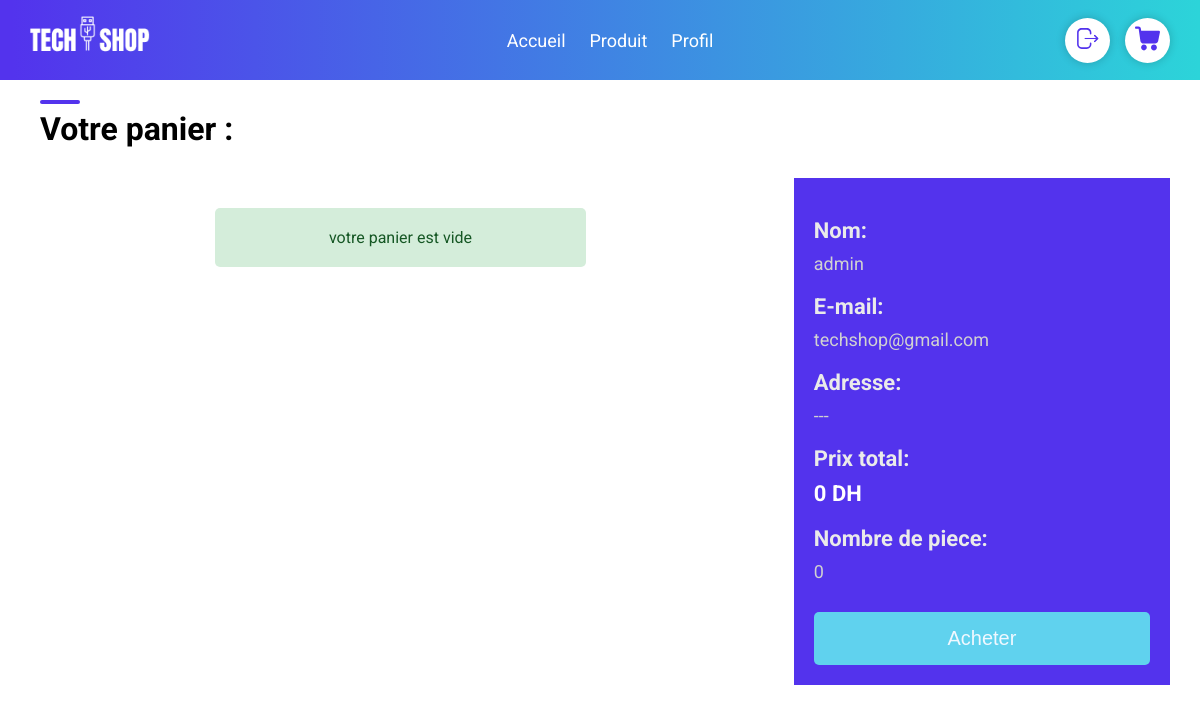
Page /page/panier.php (signed in) on the committed database.
### tables this page shows
CREATE TABLE `client` (
  `clientID` int(11) NOT NULL,
  `nom` varchar(255) NOT NULL,
  `prenom` varchar(255) NOT NULL,
  `address` varchar(255) NOT NULL,
  `email` varchar(255) NOT NULL,
  `mdp` varchar(255) NOT NULL,
  `autori` int(1) NOT NULL DEFAULT 0
);

### page/panier.php (the view, shortened to what this page needs)
<?php
    include '../includes/connect.php' ;
    $prixTotal = 0 ;
    $nbrPiece = 0 ;
    $id = $_SESSION["id"];
    $sql = "SELECT * FROM client WHERE clientID = '$id' ";
    $result = mysqli_query($conn, $sql);
    $user = mysqli_fetch_assoc($result) ;
    $msg ="votre panier est vide" ;
?>
<!DOCTYPE html>
<html lang="en">
<head>
    <link rel="stylesheet" href="../css/panier.css">
    <link rel="stylesheet" href="../css/responsive.css">
</head>
<body>
<?php include '../includes/navbar.php' ?>
        <section id="panier">
            <div class="container">
                <h1 class="heading"> Votre panier :</h1>
                <div class="rect">
                  <div class="product">
                    <?php
                    if (! isset ($_SESSION["panier"]))
                        echo "<p class='alert success'>" . $msg . "</p>";
                    else  {
                    foreach ($_SESSION["panier"] as $key => $value)
                    {
                        $sql = "SELECT * FROM produit WHERE prod_id = $key ";
                        $result = mysqli_query($conn, $sql);
                        $prod = mysqli_fetch_assoc($result) ;
                        $nbrPiece += $value ;
                        $prixTotal = $prixTotal + ( $value * $prod['prix'] ) ;
                    ?>
                      <div class="produit">
                              <img src="../assets/<?php echo $prod['src'] ;?>.png">
                              <h3><?php echo $prod['nom'] ;?></h3>
                              <p><?php echo $prod['prix'] ;?>dh</p>
                              <div class="nbr"> <?php echo $value ;?></div>
                      </div>
                    <?php }} ?>
                    </div>
                    <div class="fiche">
                        <h4>Nom:</h4>
                        <p><?php echo $user['nom'] ;?></p>
                        <h4>E-mail:</h4>
                        <p><?php echo $user['email'] ;?></p>
                        <h4>Adresse:</h4>
                        <p><?php echo $user['address'] ;?></p>
                        <h4>Prix total:</h4>
                        <p class="price_t"><?php echo $prixTotal ;?> DH </p>
                        <h4>Nombre de piece:</h4>
                        <p><?php echo $nbrPiece ;?></p>
                        <form method="POST" action="panier.php">
                            <input type="submit" value="Acheter" class="btn" name="buy">
                        </form>
                    </div>
                </div>
            </div>
        </section>
      </body>
</html>

### css/panier.css (style rules this page uses)
* { margin: 0; padding: 0; box-sizing: border-box; }
body { font-family: 'Roboto', sans-serif; }
#panier { margin-top: 30px; }
.heading { margin: 30px 10px 30px; position: relative; font-size: 32px }
.heading::before { content: ''; position: absolute; width: 40px; height: 4px; top: -10px; left: 0; background-color: #5333ED; border-radius: 2px }
#panier .rect { display: flex; justify-content: space-between; }
#panier .product { width: 65%; overflow-x: scroll; }
#panier .fiche { padding: 20px; width: 33%; background-color: #5333ED; max-height: 550px ; }
#panier .fiche h4 { color: aliceblue ; font-size: 22px; margin-top: 20px; margin-bottom: 10px; color: #eaeaea }
#panier .fiche .price_t { font-size: 22px; font-weight: bold; color: #fff }
#panier .fiche p { color: #D1D1D1 ; font-size:18px; }
#panier .fiche .btn { background-color: #60D2EE ; width: 100%; padding: 15px; border-radius: 5px; outline: none; border: none; font-size: 20px; color: aliceblue; margin-top: 30px; cursor: pointer }
.alert { width: 50%; text-align: center; margin: 30px auto 15px; padding: 20px 10px; border-radius: 5px }
.success { background-color: #d4edda; color: #155724 }

### css/responsive.css (style rules this page uses)
@media (min-width: 1200px) { .container { width: 1140px; margin: 0 auto; } }

### rows in the picture
client: nom "admin", email "techshop@gmail.com", address "---"

### other values in the picture
$msg "votre panier est vide"
$prixTotal "0"
$nbrPiece "0"
